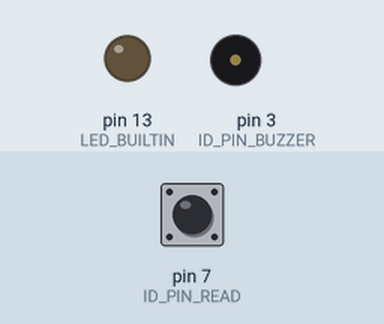
Recording of a program running on a simulated Arduino Leonardo, built with avr-gcc and run on an emulated ATmega32U4. Parts: output pins drawn as LEDs (lit = HIGH), buzzer (waves = sounding). Inputs (shaded band) come from the test bench; at power-on: pin 7 (ID_PIN_READ) HIGH. USB keyboard and mouse output is not drawn; what the program prints to the serial monitor is not drawn.

Above: at 1.26 s.
1.3 s: pin 7 (ID_PIN_READ) pulled LOW for 3.2 s
At 1.9 s:
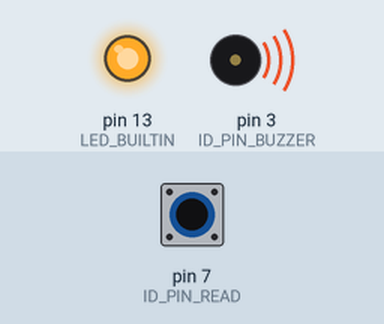
6.0 s: pin 7 (ID_PIN_READ) pulled LOW for 0.15 s
At 6.27 s:
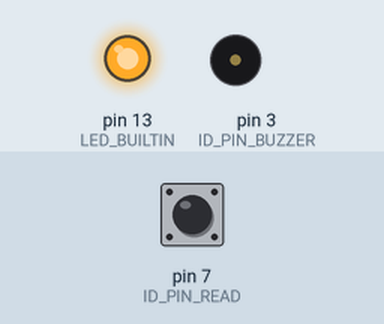
9.0 s: pin 7 (ID_PIN_READ) pulsed LOW 2 times (0.12 s each, 0.3 s apart)
At 9.07 s:
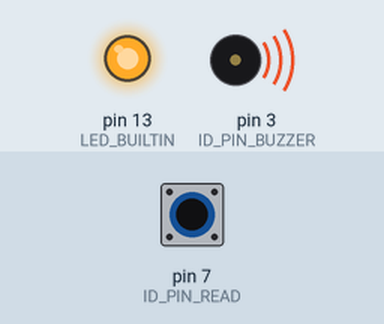
Timing chart, 0 to 18.0 s (numbered marks = the images above; inputs shaded):
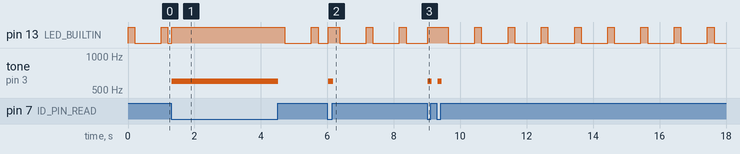

The program:

main.cpp
```cpp
#include "MorseTranslator.h"
#include "morse_table.h"
#include <Arduino.h>

MorseTranslator translator (MORSE_TABLE, MORSE_ENTRIES);

void setup () {
    translator.initialize ();
}

void loop () {
    translator.processMorse ();
}
```

LedManager.cpp
```cpp
#include "LedManager.h"

LedManager::LedManager (uint8_t ledPin, unsigned long blinkIntervalMs, unsigned long onDurationMs)
    : pin (ledPin)
    , currentState (LED_OFF)
    , blinkInterval (blinkIntervalMs)
    , onDuration (onDurationMs)
    , lastBlinkTime (0)
    , blinkState (false) {
}

void LedManager::initialize () {
    pinMode (pin, OUTPUT);
    digitalWrite (pin, LOW);
}

void LedManager::update () {
    unsigned long currentTime = millis ();

    // Update LED based on current state.
    switch (currentState) {
    case LED_OFF: digitalWrite (pin, LOW); break;

    case LED_ON: digitalWrite (pin, HIGH); break;

    case LED_BLINKING:
        if (blinkState) {
            // LED is currently on, check if it's time to turn it off.
            if (currentTime - lastBlinkTime >= onDuration) {
                blinkState = false;
                digitalWrite (pin, LOW);
            }
        } else {
            // LED is currently off, check if it's time for next blink.
            if (currentTime - lastBlinkTime >= blinkInterval) {
                blinkState = true;
                digitalWrite (pin, HIGH);
                lastBlinkTime = currentTime;
            }
        }
        break;
    }
}

void LedManager::setState (LedState newState) {
    if (currentState != newState) {
        currentState = newState;

        if (newState == LED_BLINKING) {
            lastBlinkTime = millis ();
            blinkState    = true;
            digitalWrite (pin, HIGH);
        } else if (newState == LED_ON) {
            digitalWrite (pin, HIGH);
        } else if (newState == LED_OFF) {
            digitalWrite (pin, LOW);
        }
    }
}

LedState LedManager::getState () {
    return currentState;
}

void LedManager::setBlinkInterval (unsigned long intervalMs) {
    blinkInterval = intervalMs;
}

void LedManager::setOnDuration (unsigned long durationMs) {
    onDuration = durationMs;
}
```

LedManager.h
```cpp
#ifndef LED_MANAGER_H
#define LED_MANAGER_H

#include <Arduino.h>

enum LedState { LED_OFF, LED_ON, LED_BLINKING };

class LedManager {
  private:
    uint8_t pin;
    LedState currentState;
    unsigned long blinkInterval; // Total time between blink starts (milliseconds).
    unsigned long onDuration; // Duration LED stays on during blink (milliseconds).
    unsigned long lastBlinkTime; // Last time the LED state was toggled.
    bool blinkState;             // Current state within blink cycle.

  public:
    LedManager (uint8_t ledPin, unsigned long blinkIntervalMs = 1000, unsigned long onDurationMs = 200);
    void initialize ();
    void update ();
    void setState (LedState newState);
    LedState getState ();
    void setBlinkInterval (unsigned long intervalMs);
    void setOnDuration (unsigned long durationMs);
};

#endif // LED_MANAGER_H
```

MorseTranslator.cpp
```cpp
#include "MorseTranslator.h"
#include "Keyboard.h"
#include "constants.h"

MorseTranslator::MorseTranslator (const MorseTableEntry* morseTable, int morseEntries)
    : buttonPressed (false)
    , lastButtonState (HIGH)
    , lastDebounceTime (0)
    , pressStartTime (0)
    , pressEndTime (0)
    , lastReleaseTime (0)

    , idPinRead (Constants::ID_PIN_READ)
    , idPinLed (Constants::ID_PIN_LED)
    , idPinBuzzer (Constants::ID_PIN_BUZZER)

    , frequencyBuzzer (Constants::BUZZER_FREQ)
    , durationDash (Constants::DURATION_DASH)
    , gapInterLetter (Constants::GAP_INTER_LETTER)
    , gapInterWord (Constants::GAP_INTER_WORD)
    , delayDebounce (Constants::DEBOUNCE_DELAY)

    , ledManager (Constants::ID_PIN_LED)

    , morseBuffer ("")
    , morseTable (morseTable)
    , morseEntries (morseEntries) {
}

void MorseTranslator::initialize () {
    Serial.begin (Constants::SERIAL_BAUD);

    Keyboard.begin ();
    Serial.println ("Keyboard support enabled...");

    pinMode (idPinRead, INPUT_PULLUP);
    ledManager.initialize ();
    ledManager.setState (LED_BLINKING);

    Serial.println ("Ready...");
}

void MorseTranslator::processMorse () {
    unsigned long currentTime = millis ();

    // Update LED state.
    ledManager.update ();


    int currentButtonState = digitalRead (idPinRead);

    if (currentButtonState != lastButtonState) {
        lastDebounceTime = currentTime;
    }

    if ((currentTime - lastDebounceTime) > delayDebounce) {
        int debouncedButtonState = currentButtonState;
        handleButtonPress (debouncedButtonState == LOW, currentTime);
    }

    lastButtonState = currentButtonState;
    checkForLetterOrWord (currentTime);
}

void MorseTranslator::handleButtonPress (bool isPressed, unsigned long currentTime) {
    if (isPressed) {
        ledManager.setState (LED_ON);
        soundBuzzer (true);

        // If this is a new button press.
        if (!buttonPressed) {
            buttonPressed  = true;
            pressStartTime = currentTime;
        }
    }

    else {
        // Turn off the LED and reset to the default blink state.
        if (ledManager.getState () != LED_BLINKING) {
            ledManager.setState (LED_BLINKING);
        }
        soundBuzzer (false);

        // If button was just released...
        if (buttonPressed) {
            buttonPressed               = false;
            pressEndTime                = currentTime;
            unsigned long pressDuration = pressEndTime - pressStartTime;

            // Check dot vs. dash.
            if (pressDuration < durationDash) {
                morseBuffer += ".";
                Serial.print (".");
            } else {
                morseBuffer += "-";
                Serial.print ("-");
            }

            lastReleaseTime = pressEndTime;
        }
    }
}

void MorseTranslator::checkForLetterOrWord (unsigned long currentTime) {
    unsigned long timeSinceRelease = currentTime - lastReleaseTime;

    if (lastReleaseTime > 0 && !buttonPressed) {
        if (timeSinceRelease > gapInterWord) {
            // Translate and reset buffer.
            translateMorse (morseBuffer);
            morseBuffer = "";
            Serial.print (" "); // Word space.
            Keyboard.write (' ');
            lastReleaseTime = 0;
        } else if (timeSinceRelease > gapInterLetter && morseBuffer.length () > 0) {
            // Translate and reset buffer.
            translateMorse (morseBuffer);
            morseBuffer     = "";
            lastReleaseTime = 0;
        }
    }
}

void MorseTranslator::translateMorse (const String& morse) {
    bool found = false;

    for (int i = 0; i < morseEntries; i++) {
        if (morse.equals (morseTable[i].code)) {
            Serial.print (morseTable[i].character);
            Keyboard.write (morseTable[i].character);
            found = true;
            break;
        }
    }

    if (!found) {
        Serial.print ("?");
    }
}

void MorseTranslator::soundBuzzer (bool on) {
    if (on) {
        tone (idPinBuzzer, frequencyBuzzer);
    } else {
        noTone (idPinBuzzer);
    }
}
```

MorseTranslator.h
```cpp
#ifndef MORSE_TRANSLATOR_H
#define MORSE_TRANSLATOR_H

#include "LedManager.h"
#include <Arduino.h>

struct MorseTableEntry {
    const char* code;
    char character;
};

class MorseTranslator {
  private:
    // Button control.
    bool buttonPressed;
    int lastButtonState;
    unsigned long lastDebounceTime;
    unsigned long pressStartTime;
    unsigned long pressEndTime;
    unsigned long lastReleaseTime;

    // Pin assignments.
    int idPinRead;
    int idPinLed;
    int idPinBuzzer;

    // Timing parameters.
    int frequencyBuzzer;
    unsigned long durationDash;
    unsigned long gapInterLetter;
    unsigned long gapInterWord;
    unsigned long delayDebounce;

    // LED flasher.
    LedManager ledManager;

    // Morse buffer and table reference.
    String morseBuffer;
    const MorseTableEntry* morseTable;
    int morseEntries;

  public:
    MorseTranslator (const MorseTableEntry* morse_table, int morse_entries);

    void initialize ();
    void processMorse ();
    void translateMorse (const String& morse);
    void handleButtonPress (bool isPressed, unsigned long currentTime);
    void checkForLetterOrWord (unsigned long currentTime);
    void soundBuzzer (bool on);
};

#endif
```

constants.h
```cpp
#ifndef CONSTANTS_H
#define CONSTANTS_H

namespace Constants {
// Serial.
constexpr int SERIAL_BAUD = 9600;

// Pin assignments.
// constexpr int ID_PIN_READ   = 22;
constexpr int ID_PIN_READ = 7; // Leonardo.
constexpr int ID_PIN_LED  = LED_BUILTIN;
// constexpr int ID_PIN_BUZZER = 7; // PWM pin.
constexpr int ID_PIN_BUZZER = 3; // PWM pin, Leonardo.

// Buzzer freq.
constexpr int BUZZER_FREQ = 600; // Hz.

// Timing parameters, milliseconds.
constexpr unsigned long DURATION_DOT     = 100;
constexpr unsigned long DURATION_DASH    = DURATION_DOT * 3;
constexpr unsigned long GAP_INTER_LETTER = DURATION_DOT * 3;
constexpr unsigned long GAP_INTER_WORD   = DURATION_DOT * 7;

// Debounce parameters.
constexpr unsigned long DEBOUNCE_DELAY = 20;

// Buffer limits.
constexpr int MAX_BUFFER_SIZE = 20;
} // namespace Constants

#endif
```

morse_table.h
```cpp
#ifndef MORSE_TABLE_H
#define MORSE_TABLE_H

#include "MorseTranslator.h"

const MorseTableEntry MORSE_TABLE[] = {
    { ".-",    'A' },
    { "-...",  'B' },
    { "-.-.",  'C' },
    { "-..",   'D' },
    { ".",     'E' },
    { "..-.",  'F' },
    { "--.",   'G' },
    { "....",  'H' },
    { "..",    'I' },
    { ".---",  'J' },
    { "-.-",   'K' },
    { ".-..",  'L' },
    { "--",    'M' },
    { "-.",    'N' },
    { "---",   'O' },
    { ".--.",  'P' },
    { "--.-",  'Q' },
    { ".-.",   'R' },
    { "...",   'S' },
    { "-",     'T' },
    { "..-",   'U' },
    { "...-",  'V' },
    { ".--",   'W' },
    { "-..-",  'X' },
    { "-.--",  'Y' },
    { "--..",  'Z' },
    { ".----", '1' },
    { "..---", '2' },
    { "...--", '3' },
    { "....-", '4' },
    { ".....", '5' },
    { "-....", '6' },
    { "--...", '7' },
    { "---..", '8' },
    { "----.", '9' },
    { "-----", '0' }
};

const int MORSE_ENTRIES = sizeof (MORSE_TABLE) / sizeof (MORSE_TABLE[0]);

#endif
```

Measured:
- after the input at 1.3 s, tone on pin 3 (ID_PIN_BUZZER): silent → 600 Hz at once, → silent 3.2 s later
- after the input at 6.0 s, tone on pin 3 (ID_PIN_BUZZER): silent → 600 Hz at once, → silent 0.15 s later
- after the input at 9.0 s, tone on pin 3 (ID_PIN_BUZZER): alternates 600 Hz for 0.12 s and silent for 0.18 s, 4 changes in all, then stays silent, starting at once
- by itself, pin 13 (LED_BUILTIN): repeats every 1.0 s: LOW 0.80 s, HIGH 0.20 s
